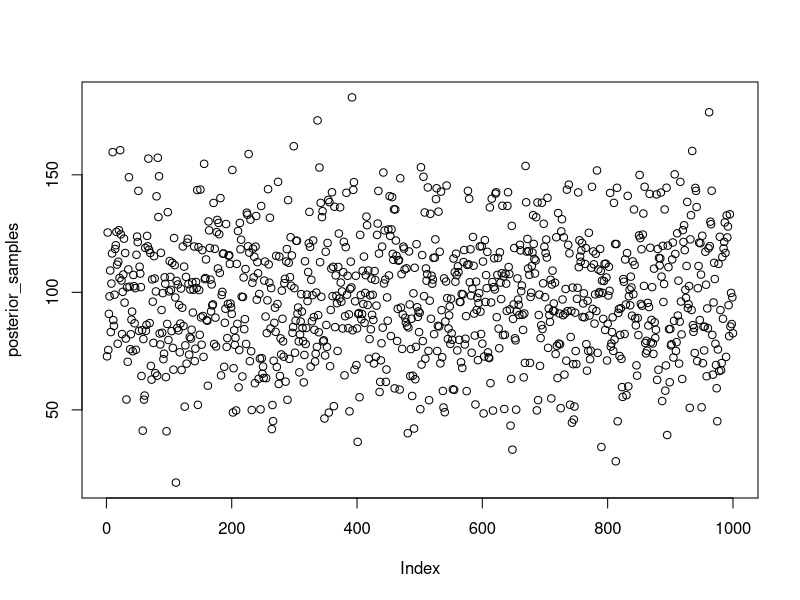
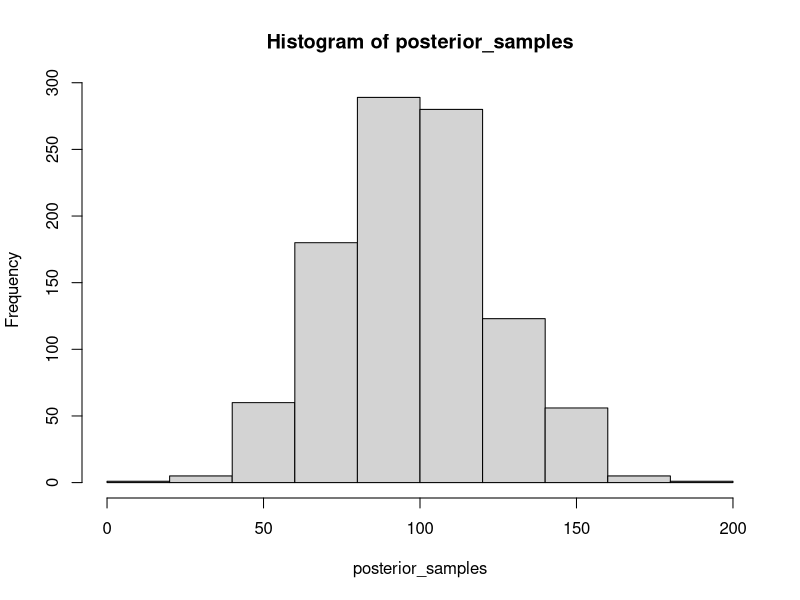
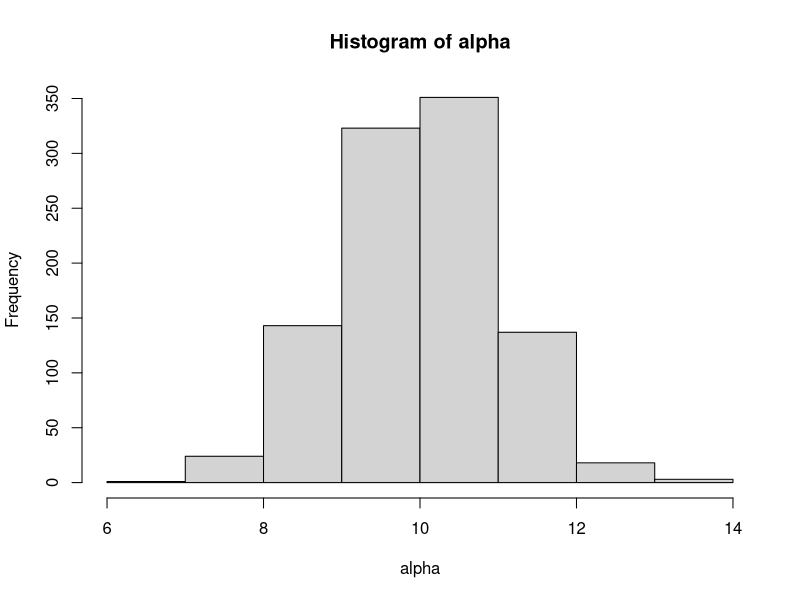
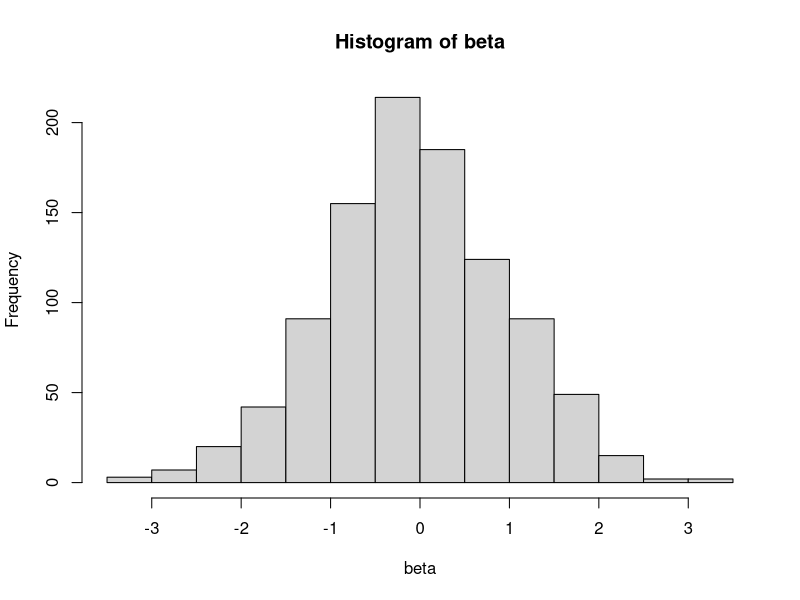

Reproduce these figures in R, in order.
# Model

# D ~ N(mu, sigma)
# mu ~ N(10, 5)
# sigma ~ U(0,10)
mu = rep(0, 1000)
sigma = rep(0, 1000)

for(i in 1:1000){
  mu[i] = rnorm(1, 100, 25)
  sigma[i] = runif(1, 0, 10)
}

posterior_samples = rep(0,1000)
for(i in 1:1000){
  posterior_samples[i] = rnorm(1, mu[i], sigma[i])
}

plot(posterior_samples)
hist(posterior_samples)

x = cars$speed

# Model
# Dist ~ N(mu, sigma)
# mu = alpha + beta * cars$speed

alpha = rep(0,1000)
beta = rep(0, 1000)
mu = matrix(0, nrow = 1000, ncol = 1000)
post = matrix(0,nrow = 1000, ncol = 1000)

for(i in 1:1000){
  alpha[i] = rnorm(1, 10, 1)
  beta[i] = rnorm(1, 0, 1)
  sigma[i] = runif(1, 0, 10)
  mu[i,] = alpha[i] + beta[i] * cars$speed
  post[i,] = rnorm(1,mu[i,], sigma[i])
}

hist(alpha)
hist(beta)
